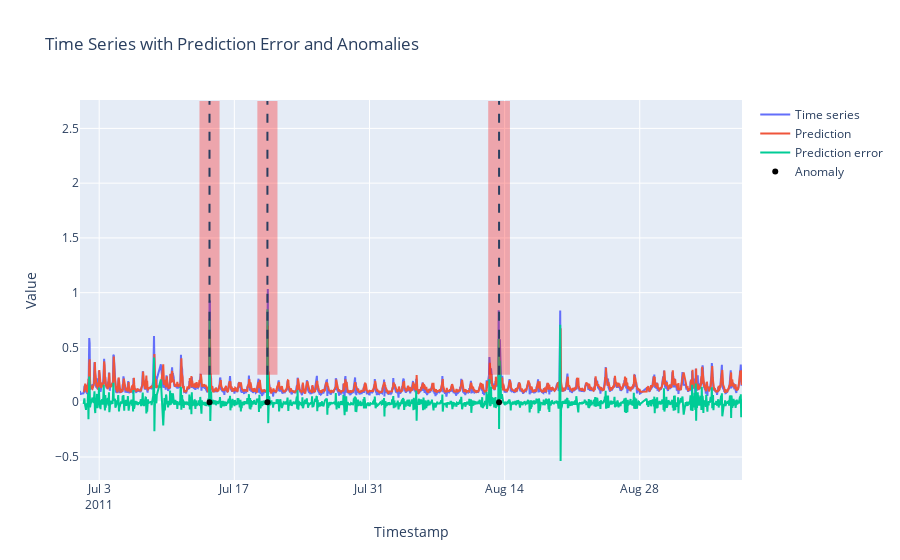

The code cell stored with this chart in its notebook:
### Code cell
fig = go.Figure()
fig = plot_results_timeseries(fig, df, y_pred_lstm, pred_error_lstm, anomaly_times, anomaly_windows, n_burn_in)
fig.show()

### Figure 1 — Plotly figure (JSON) as saved in the notebook; plotly's stock layout.template omitted (floating-point values rounded to 4 significant figures; data arrays with more than 128 entries replaced by an {"elided": "..."} marker saying what was removed)
{"data": [{"mode": "lines", "name": "Time series", "type": "scatter", "x": {"elided": "1538 str values"}, "y": {"elided": "1538 float values"}}, {"mode": "lines", "name": "Prediction", "type": "scatter", "x": {"elided": "1529 str values"}, "y": {"elided": "1529 float values"}}, {"mode": "lines", "name": "Prediction error", "type": "scatter", "x": {"elided": "1529 str values"}, "y": {"elided": "1529 float values"}}, {"marker": {"color": "black"}, "mode": "markers", "name": "Anomaly", "type": "scatter", "x": ["2011-07-14T10:15:01", "2011-07-20T10:15:01", "2011-08-13T10:15:01"], "y": [0, 0, 0]}], "layout": {"shapes": [{"fillcolor": "red", "line": {"width": 0}, "opacity": 0.3, "type": "rect", "x0": "2011-07-13T09:15:01", "x1": "2011-07-15T11:15:01", "y0": null, "y1": null}, {"fillcolor": "red", "line": {"width": 0}, "opacity": 0.3, "type": "rect", "x0": "2011-07-19T09:15:01", "x1": "2011-07-21T11:15:01", "y0": null, "y1": null}, {"fillcolor": "red", "line": {"width": 0}, "opacity": 0.3, "type": "rect", "x0": "2011-08-12T07:15:01", "x1": "2011-08-14T13:15:01", "y0": null, "y1": null}, {"line": {"dash": "dash"}, "type": "line", "x0": "2011-07-14T10:15:01", "x1": "2011-07-14T10:15:01", "y0": null, "y1": null}, {"line": {"dash": "dash"}, "type": "line", "x0": "2011-07-20T10:15:01", "x1": "2011-07-20T10:15:01", "y0": null, "y1": null}, {"line": {"dash": "dash"}, "type": "line", "x0": "2011-08-13T10:15:01", "x1": "2011-08-13T10:15:01", "y0": null, "y1": null}], "title": {"text": "Time Series with Prediction Error and Anomalies"}, "xaxis": {"title": {"text": "Timestamp"}}, "yaxis": {"title": {"text": "Value"}}}}
